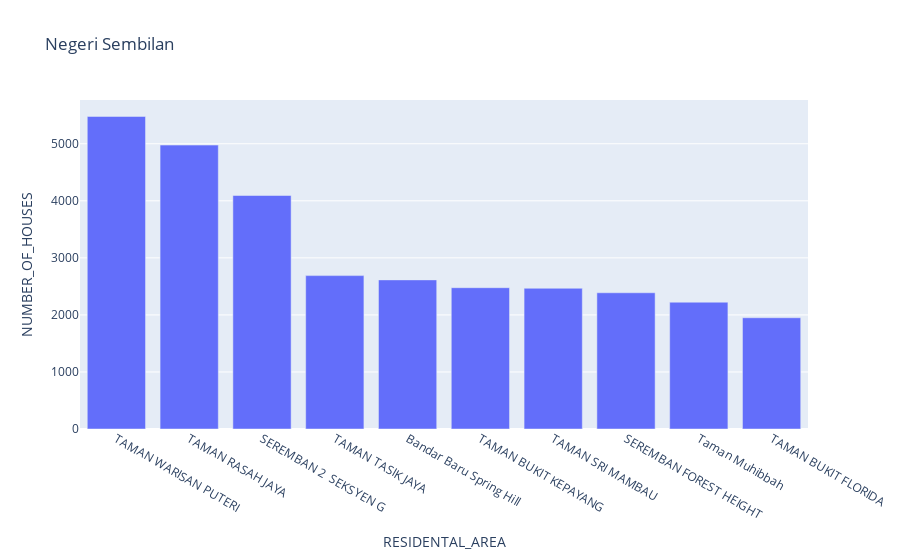

Here is the notebook cell this chart was saved with:
### Markdown cell above
#### Negeri Sembilan

### Code cell
topN9 = residentalLocationAnalysis[residentalLocationAnalysis['STATE']=='Negeri Sembilan'].sort_values(by=['NUMBER_OF_HOUSES'],ascending=False)
fig = px.bar(topN9.iloc[:10,:], x="RESIDENTAL_AREA", y="NUMBER_OF_HOUSES",title="Negeri Sembilan")
fig.show()

### Figure 1 — Plotly figure (JSON) as saved in the notebook; plotly's stock layout.template omitted (floating-point values rounded to 4 significant figures)
{"data": [{"alignmentgroup": "True", "hovertemplate": "RESIDENTAL_AREA=%{x}<br>NUMBER_OF_HOUSES=%{y}<extra></extra>", "legendgroup": "", "marker": {"color": "#636efa", "pattern": {"shape": ""}}, "name": "", "offsetgroup": "", "orientation": "v", "showlegend": false, "textposition": "auto", "type": "bar", "x": ["TAMAN WARISAN PUTERI", "TAMAN RASAH JAYA", "SEREMBAN 2  SEKSYEN G", "TAMAN TASIK JAYA", "Bandar Baru Spring Hill", "TAMAN BUKIT KEPAYANG", "TAMAN SRI MAMBAU", "SEREMBAN FOREST HEIGHT", "Taman Muhibbah", "TAMAN BUKIT FLORIDA"], "xaxis": "x", "y": [5479, 4977, 4093, 2689, 2614, 2477, 2467, 2388, 2223, 1950], "yaxis": "y"}], "layout": {"barmode": "relative", "legend": {"tracegroupgap": 0}, "title": {"text": "Negeri Sembilan"}, "xaxis": {"anchor": "y", "domain": [0, 1], "title": {"text": "RESIDENTAL_AREA"}}, "yaxis": {"anchor": "x", "domain": [0, 1], "title": {"text": "NUMBER_OF_HOUSES"}}}}
